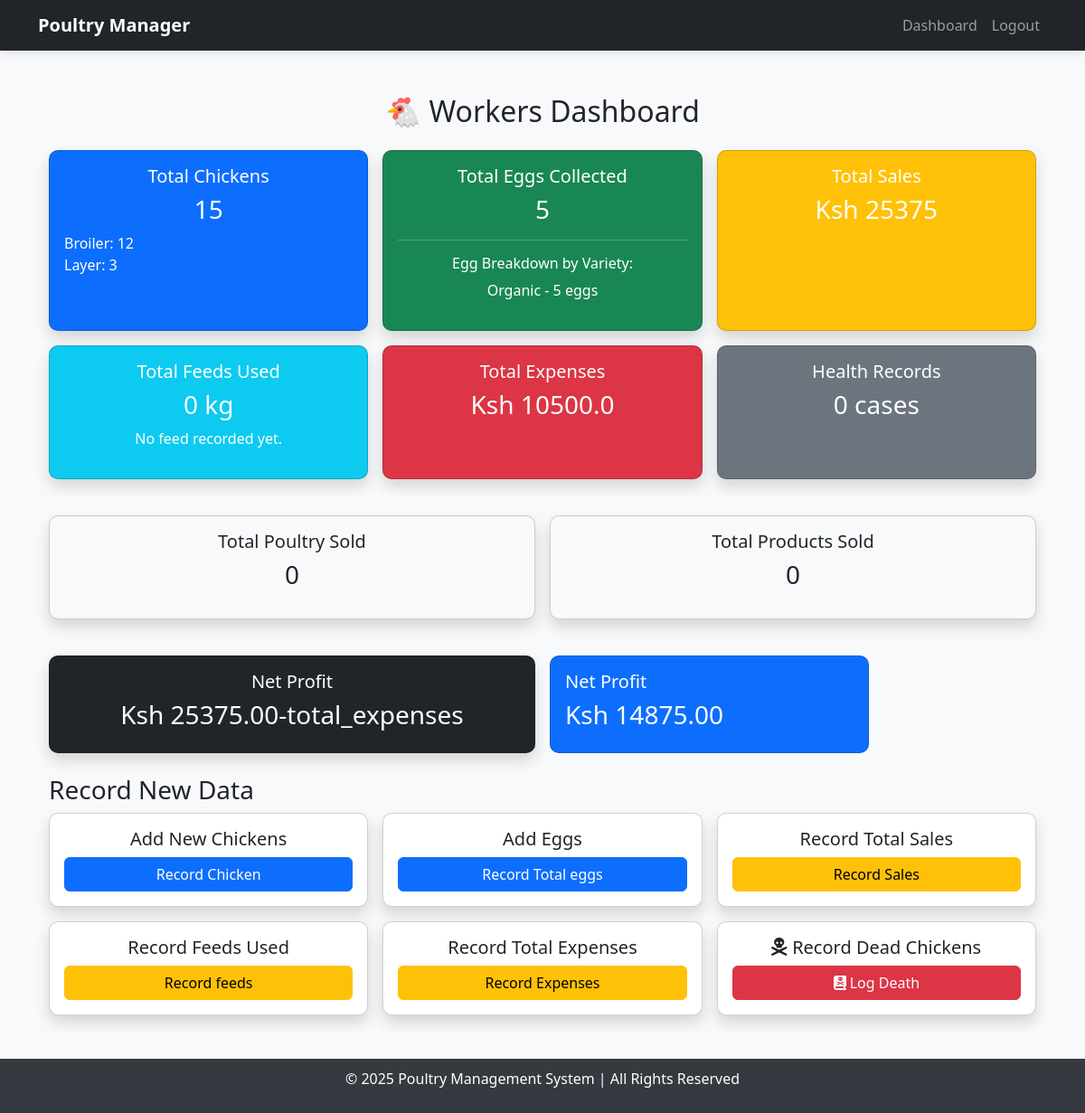
Page /dashboard/ (signed in) on the earlier database version.
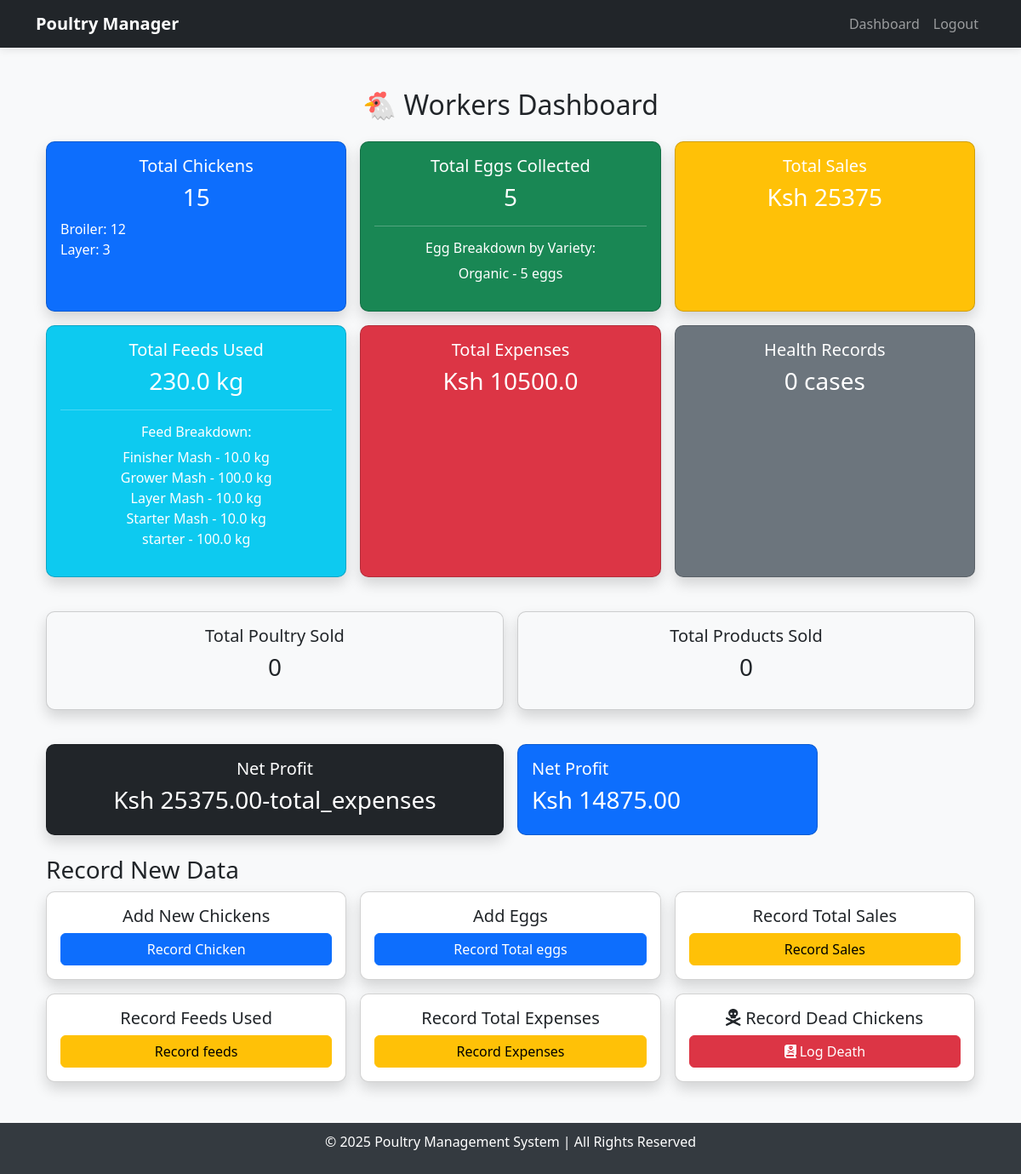
Same page on the later database version.
### poultry/models.py (models this page shows, shortened)
class Chicken(models.Model):
    CATEGORY_CHOICES = [
        ('Broiler', 'Broiler'),
        ('Layer', 'Layer'),
        ('Kienyeji', 'Kienyeji'),
    ]
    BUY_FROM_CHOICES = [
        ('Local Hatch', 'Local Hatch'),
        ('Kukuchic', 'Kukuchic'),
        ('Kenchic', 'Kenchic'),
        ('Others', 'Others'),
    ]
    category = models.CharField(max_length=20, choices=CATEGORY_CHOICES)
    quantity = models.PositiveIntegerField()
    age_in_weeks = models.PositiveIntegerField()
    weight_kg = models.FloatField(null=True, blank=True)
    buy_from = models.CharField(max_length=50, choices=BUY_FROM_CHOICES)
    other_source = models.CharField(max_length=100, null=True, blank=True)
    date_added = models.DateField(auto_now_add=True)

class Feed(models.Model):
    FEED_CHOICES = [
        ('Starter Mash', 'Starter Mash'),
        ('Grower Mash', 'Grower Mash'),
        ('Layer Mash', 'Layer Mash'),
        ('Finisher Mash', 'Finisher Mash'),
        ('Other', 'Other'),
    ]
    name = models.CharField(max_length=100, choices=FEED_CHOICES, default='Other')
    custom_name = models.CharField(max_length=255, default="")
    quantity_kg = models.FloatField()
    remaining_kg = models.FloatField(default=0)
    date_purchased = models.DateField(null=True, blank=True)

### poultry/views.py (the view)
# urls.py: path('dashboard/', dashboard, name='dashboard'),
@login_required
def dashboard(request):
    chickens = Chicken.objects.values('category').annotate(total=Sum('quantity'))
    egg_counts = Egg.objects.values('variety').annotate(total=Sum('quantity'))
    total_sales = Sale.objects.aggregate(total=Sum(F('price') * F('quantity')))['total'] or Decimal('0.0')
    total_expenses = Expense.objects.aggregate(total=Sum("amount"))["total"] or Decimal('0.0')
    total_expenses = Decimal(str(total_expenses))
    net_profit = total_sales - total_expenses
    total_feeds = Feed.objects.aggregate(total_used=Sum('quantity_kg'))['total_used'] or 0
    feed_types = Feed.objects.values('name').annotate(total=Sum('quantity_kg'))
    context = {
        'username': request.user.username,
        'total_chickens': sum(chicken['total'] for chicken in chickens),
        'chicken_types': chickens,
        'egg_counts': egg_counts,
        'total_eggs': Egg.objects.aggregate(total=Sum('quantity'))['total'] or 0,
        'total_feeds': total_feeds,
        'feed_types': feed_types,
        'total_sales': total_sales,
        'total_expenses': total_expenses,
        'net_profit': net_profit,
    }
    return render(request, 'poultry/dashboard.html', context)

### poultry/templates/poultry/dashboard.html (shortened to what the changed rows need)
{% extends 'base.html' %}
{% block content %}
<div class="container-fluid mt-4">
    <h2 class="text-center mb-4">🐔 Workers Dashboard</h2>
    <div class="row g-3">
        <div class="col-lg-4 col-md-6 col-sm-12">
            <div class="card bg-primary text-white shadow h-100">
                <div class="card-body text-center">
                    <ul class="list-unstyled text-start">
                        {% for chicken in chicken_types %}
                            <li>{{ chicken.category }}: {{ chicken.total }}</li>
                        {% endfor %}
                    </ul>
                </div>
            </div>
        </div>
    <div class="col-lg-4 col-md-6 col-sm-12">
        <div class="card bg-success text-white shadow h-100">
            <div class="card-body text-center">
                {% if egg_counts %}
                    <ul class="list-unstyled">
                        {% for egg in egg_counts %}
                            <li>{{ egg.variety|title }} - {{ egg.total }} eggs</li>
                        {% endfor %}
                    </ul>
                {% else %}
                    <p>No eggs collected yet.</p>
                {% endif %}
            </div>
        </div>
    </div>
        <div class="col-lg-4 col-md-6 col-sm-12">
            <div class="card bg-info text-white shadow h-100">
                <div class="card-body text-center">
                    <h5 class="card-title">Total Feeds Used</h5>
                    <h3>{{ total_feeds|default:"0" }} kg</h3>
                    {% if feed_types %}
                        <hr>
                        <h6 class="text-white">Feed Breakdown:</h6>
                        <ul class="list-unstyled">
                            {% for feed in feed_types %}
                                <li>{{ feed.name }} - {{ feed.total }} kg</li>
                            {% endfor %}
                        </ul>
                    {% else %}
                        <p>No feed recorded yet.</p>
                    {% endif %}
                </div>
            </div>
        </div>
    </div>
</div>
{% endblock %}

Differences in the rows shown:
added Feed: name "Finisher Mash", total "10.0"
added Feed: name "Grower Mash", total "100.0"
added Feed: name "Layer Mash", total "10.0"
added Feed: name "Starter Mash", total "10.0"
added Feed: name "starter", total "100.0"
Other differences:
{{ total_feeds|default:"0" }}: "0" → "230.0"
text no longer shown: "No feed recorded yet."
text now shown: "Feed Breakdown:"
